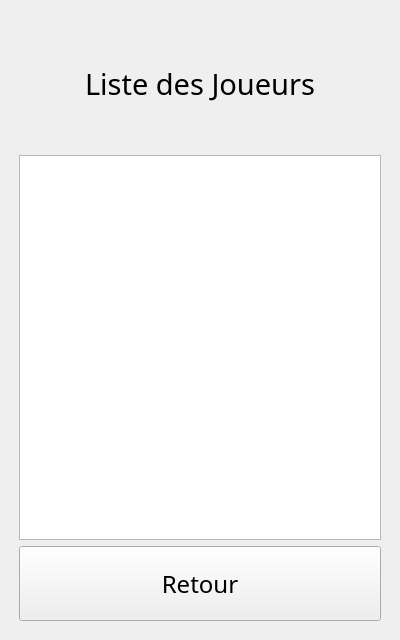
<?xml version="1.0" encoding="UTF-8"?>
<ui version="4.0">
 <class>MainWindow</class>
 <widget class="QMainWindow" name="MainWindow">
  <property name="geometry">
   <rect>
    <x>0</x>
    <y>0</y>
    <width>400</width>
    <height>640</height>
   </rect>
  </property>
  <property name="windowTitle">
   <string>MainWindow</string>
  </property>
  <widget class="QWidget" name="centralwidget">
   <layout class="QGridLayout" name="gridLayout">
    <item row="0" column="0">
     <layout class="QVBoxLayout" name="verticalLayout">
      <property name="leftMargin">
       <number>10</number>
      </property>
      <property name="topMargin">
       <number>10</number>
      </property>
      <property name="rightMargin">
       <number>10</number>
      </property>
      <property name="bottomMargin">
       <number>10</number>
      </property>
      <item>
       <widget class="QLabel" name="label">
        <property name="sizePolicy">
         <sizepolicy hsizetype="Minimum" vsizetype="Minimum">
          <horstretch>0</horstretch>
          <verstretch>0</verstretch>
         </sizepolicy>
        </property>
        <property name="minimumSize">
         <size>
          <width>0</width>
          <height>130</height>
         </size>
        </property>
        <property name="font">
         <font>
          <family>Noto Sans</family>
          <pointsize>22</pointsize>
         </font>
        </property>
        <property name="text">
         <string>Liste des Joueurs</string>
        </property>
        <property name="alignment">
         <set>Qt::AlignCenter</set>
        </property>
       </widget>
      </item>
      <item>
       <widget class="QListView" name="listplayers"/>
      </item>
      <item>
       <widget class="QPushButton" name="back">
        <property name="minimumSize">
         <size>
          <width>0</width>
          <height>75</height>
         </size>
        </property>
        <property name="font">
         <font>
          <family>Noto Sans Light</family>
          <pointsize>18</pointsize>
         </font>
        </property>
        <property name="text">
         <string>Retour</string>
        </property>
       </widget>
      </item>
     </layout>
    </item>
   </layout>
  </widget>
 </widget>
 <resources/>
 <connections/>
</ui>
